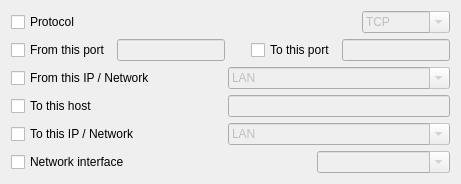
     <widget class="QWidget" name="tabWidgetPage2">
      <attribute name="icon">
       <iconset theme="preferences-system-network">
        <normaloff>../../../../../../.designer/backup</normaloff>../../../../../../.designer/backup</iconset>
      </attribute>
      <attribute name="title">
       <string>Network</string>
      </attribute>
      <layout class="QGridLayout" name="gridLayout_3">
       <item row="6" column="1">
        <spacer name="horizontalSpacer_9">
         <property name="orientation">
          <enum>Qt::Horizontal</enum>
         </property>
         <property name="sizeType">
          <enum>QSizePolicy::Policy::Maximum</enum>
         </property>
         <property name="sizeHint" stdset="0">
          <size>
           <width>60</width>
           <height>20</height>
          </size>
         </property>
        </spacer>
       </item>
       <item row="7" column="4" colspan="2">
        <widget class="QComboBox" name="ifaceCombo">
         <property name="enabled">
          <bool>false</bool>
         </property>
         <property name="editable">
          <bool>true</bool>
         </property>
        </widget>
       </item>
       <item row="0" column="5">
        <widget class="QComboBox" name="protoCombo">
         <property name="enabled">
          <bool>false</bool>
         </property>
         <property name="toolTip">
          <string>&lt;html&gt;&lt;head/&gt;&lt;body&gt;&lt;p&gt;Only TCP, UDP or UDPLITE are allowed&lt;/p&gt;&lt;p&gt;You can use regexp, i.e.: ^(TCP|UDP)$&lt;/p&gt;&lt;/body&gt;&lt;/html&gt;</string>
         </property>
         <property name="editable">
          <bool>true</bool>
         </property>
         <property name="currentText">
          <string>TCP</string>
         </property>
         <item>
          <property name="text">
           <string notr="true">TCP</string>
          </property>
         </item>
         <item>
          <property name="text">
           <string notr="true">UDP</string>
          </property>
         </item>
         <item>
          <property name="text">
           <string notr="true">UDPLITE</string>
          </property>
         </item>
         <item>
          <property name="text">
           <string notr="true">TCP6</string>
          </property>
         </item>
         <item>
          <property name="text">
           <string notr="true">UDP6</string>
          </property>
         </item>
         <item>
          <property name="text">
           <string notr="true">UDPLITE6</string>
          </property>
         </item>
         <item>
          <property name="text">
           <string>ICMP</string>
          </property>
         </item>
         <item>
          <property name="text">
           <string>ICMP6</string>
          </property>
         </item>
         <item>
          <property name="text">
           <string>SCTP</string>
          </property>
         </item>
         <item>
          <property name="text">
           <string>SCTP6</string>
          </property>
         </item>
        </widget>
       </item>
       <item row="5" column="2" colspan="4">
        <widget class="QLineEdit" name="dstHostLine">
         <property name="enabled">
          <bool>false</bool>
         </property>
         <property name="toolTip">
          <string>Commas or spaces are not allowed to specify multiple domains. 

Use regular expressions instead: 
.*(opensnitch|duckduckgo).com
.*\.google.com

or a single domain:
www.gnu.org - it'll only match www.gnu.org, nor ftp.gnu.org, nor www2.gnu.org, ...
gnu.org         - it'll only match gnu.org, nor www.gnu.org, nor ftp.gnu.org, ...</string>
         </property>
        </widget>
       </item>
       <item row="6" column="0">
        <widget class="QCheckBox" name="dstIPCheck">
         <property name="text">
          <string>To this IP / Network</string>
         </property>
        </widget>
       </item>
       <item row="5" column="1">
        <spacer name="horizontalSpacer_10">
         <property name="orientation">
          <enum>Qt::Horizontal</enum>
         </property>
         <property name="sizeType">
          <enum>QSizePolicy::Policy::Maximum</enum>
         </property>
         <property name="sizeHint" stdset="0">
          <size>
           <width>60</width>
           <height>20</height>
          </size>
         </property>
        </spacer>
       </item>
       <item row="0" column="0">
        <widget class="QCheckBox" name="protoCheck">
         <property name="text">
          <string>Protocol</string>
         </property>
        </widget>
       </item>
       <item row="4" column="2" colspan="4">
        <widget class="QComboBox" name="srcIPCombo">
         <property name="enabled">
          <bool>false</bool>
         </property>
         <property name="toolTip">
          <string>You can specify a single IP:
- 192.168.1.1

or a regular expression:
- 192\.168\.1\.[0-9]+

multiple IPs:
- ^(192\.168\.1\.1|172\.16\.0\.1)$

You can also specify a subnet:
- 192.168.1.0/24

Note: Commas or spaces are not allowed to separate IPs or networks.</string>
         </property>
         <property name="editable">
          <bool>true</bool>
         </property>
         <property name="currentText">
          <string notr="true">LAN</string>
         </property>
         <item>
          <property name="text">
           <string notr="true">LAN</string>
          </property>
         </item>
         <item>
          <property name="text">
           <string notr="true">MULTICAST</string>
          </property>
         </item>
         <item>
          <property name="text">
           <string notr="true">127.0.0.0/8</string>
          </property>
         </item>
         <item>
          <property name="text">
           <string notr="true">192.168.0.0/24</string>
          </property>
         </item>
         <item>
          <property name="text">
           <string notr="true">192.168.1.0/24</string>
          </property>
         </item>
         <item>
          <property name="text">
           <string notr="true">192.168.2.0/24</string>
          </property>
         </item>
         <item>
          <property name="text">
           <string notr="true">192.168.0.0/16</string>
          </property>
         </item>
         <item>
          <property name="text">
           <string notr="true">169.254.0.0/16</string>
          </property>
         </item>
         <item>
          <property name="text">
           <string notr="true">172.16.0.0/12</string>
          </property>
         </item>
         <item>
          <property name="text">
           <string notr="true">10.0.0.0/8</string>
          </property>
         </item>
         <item>
          <property name="text">
           <string notr="true">::1/128</string>
          </property>
         </item>
         <item>
          <property name="text">
           <string notr="true">fc00::/7</string>
          </property>
         </item>
         <item>
          <property name="text">
           <string notr="true">ff00::/8</string>
          </property>
         </item>
         <item>
          <property name="text">
           <string notr="true">fe80::/10</string>
          </property>
         </item>
         <item>
          <property name="text">
           <string notr="true">fd00::/8</string>
          </property>
         </item>
        </widget>
       </item>
       <item row="4" column="0">
        <widget class="QCheckBox" name="srcIPCheck">
         <property name="text">
          <string>From this IP / Network</string>
         </property>
        </widget>
       </item>
       <item row="5" column="0">
        <widget class="QCheckBox" name="dstHostCheck">
         <property name="text">
          <string>To this host</string>
         </property>
        </widget>
       </item>
       <item row="6" column="2" colspan="4">
        <widget class="QComboBox" name="dstIPCombo">
         <property name="enabled">
          <bool>false</bool>
         </property>
         <property name="toolTip">
          <string>You can specify a single IP:
- 192.168.1.1

or a regular expression:
- 192\.168\.1\.[0-9]+

multiple IPs:
- ^(192\.168\.1\.1|172\.16\.0\.1)$

You can also specify a subnet:
- 192.168.1.0/24

Note: Commas or spaces are not allowed to separate IPs or networks.</string>
         </property>
         <property name="statusTip">
          <string />
         </property>
         <property name="editable">
          <bool>true</bool>
         </property>
         <property name="currentText">
          <string notr="true">LAN</string>
         </property>
         <item>
          <property name="text">
           <string notr="true">LAN</string>
          </property>
         </item>
         <item>
          <property name="text">
           <string notr="true">MULTICAST</string>
          </property>
         </item>
         <item>
          <property name="text">
           <string notr="true">127.0.0.0/8</string>
          </property>
         </item>
         <item>
          <property name="text">
           <string notr="true">192.168.0.0/24</string>
          </property>
         </item>
         <item>
          <property name="text">
           <string notr="true">192.168.1.0/24</string>
          </property>
         </item>
         <item>
          <property name="text">
           <string notr="true">192.168.2.0/24</string>
          </property>
         </item>
         <item>
          <property name="text">
           <string notr="true">192.168.0.0/16</string>
          </property>
         </item>
         <item>
          <property name="text">
           <string notr="true">169.254.0.0/16</string>
          </property>
         </item>
         <item>
          <property name="text">
           <string notr="true">172.16.0.0/12</string>
          </property>
         </item>
         <item>
          <property name="text">
           <string notr="true">10.0.0.0/8</string>
          </property>
         </item>
         <item>
          <property name="text">
           <string notr="true">::1/128</string>
          </property>
         </item>
         <item>
          <property name="text">
           <string notr="true">fc00::/7</string>
          </property>
         </item>
         <item>
          <property name="text">
           <string notr="true">ff00::/8</string>
          </property>
         </item>
         <item>
          <property name="text">
           <string notr="true">fe80::/10</string>
          </property>
         </item>
         <item>
          <property name="text">
           <string notr="true">fd00::/8</string>
          </property>
         </item>
        </widget>
       </item>
       <item row="7" column="0">
        <widget class="QCheckBox" name="ifaceCheck">
         <property name="text">
          <string>Network interface</string>
         </property>
        </widget>
       </item>
       <item row="1" column="0" colspan="6">
        <layout class="QHBoxLayout" name="horizontalLayout_4">
         <item>
          <widget class="QCheckBox" name="srcPortCheck">
           <property name="text">
            <string>From this port</string>
           </property>
          </widget>
         </item>
         <item>
          <widget class="QLineEdit" name="srcPortLine">
           <property name="enabled">
            <bool>false</bool>
           </property>
           <property name="toolTip">
            <string>&lt;html&gt;&lt;head/&gt;&lt;body&gt;&lt;p&gt;You can specify multiple ports using regular expressions:&lt;/p&gt;&lt;p&gt;- 53, 80 or 443:&lt;br&gt;^(53|80|443)$&lt;/p&gt;&lt;p&gt;- 53, 443 or 5550 to 5559, etc:&lt;br&gt;^(53|443|555[0-9])$&lt;/p&gt;&lt;p&gt;You can also use port ranges as follow:&lt;br&gt; 35000-45000&lt;/p&gt;&lt;/body&gt;&lt;/html&gt;</string>
           </property>
          </widget>
         </item>
         <item>
          <spacer name="horizontalSpacer_3">
           <property name="orientation">
            <enum>Qt::Horizontal</enum>
           </property>
           <property name="sizeHint" stdset="0">
            <size>
             <width>20</width>
             <height>20</height>
            </size>
           </property>
          </spacer>
         </item>
         <item>
          <widget class="QCheckBox" name="dstPortCheck">
           <property name="text">
            <string>To this port</string>
           </property>
          </widget>
         </item>
         <item>
          <widget class="QLineEdit" name="dstPortLine">
           <property name="enabled">
            <bool>false</bool>
           </property>
           <property name="sizePolicy">
            <sizepolicy hsizetype="Minimum" vsizetype="Fixed">
             <horstretch>0</horstretch>
             <verstretch>0</verstretch>
            </sizepolicy>
           </property>
           <property name="toolTip">
            <string>&lt;html&gt;&lt;head/&gt;&lt;body&gt;&lt;p&gt;You can specify multiple ports using regular expressions:&lt;/p&gt;&lt;p&gt;- 53, 80 or 443:&lt;br&gt;^(53|80|443)$&lt;/p&gt;&lt;p&gt;- 53, 443 or 5551, 5552, 5553, etc:&lt;br&gt;^(53|443|555[0-9])$&lt;/p&gt;&lt;p&gt;You can also use port ranges as follow: 35000-45000&lt;/p&gt;&lt;/body&gt;&lt;/html&gt;</string>
           </property>
          </widget>
         </item>
        </layout>
       </item>
      </layout>
     </widget>
